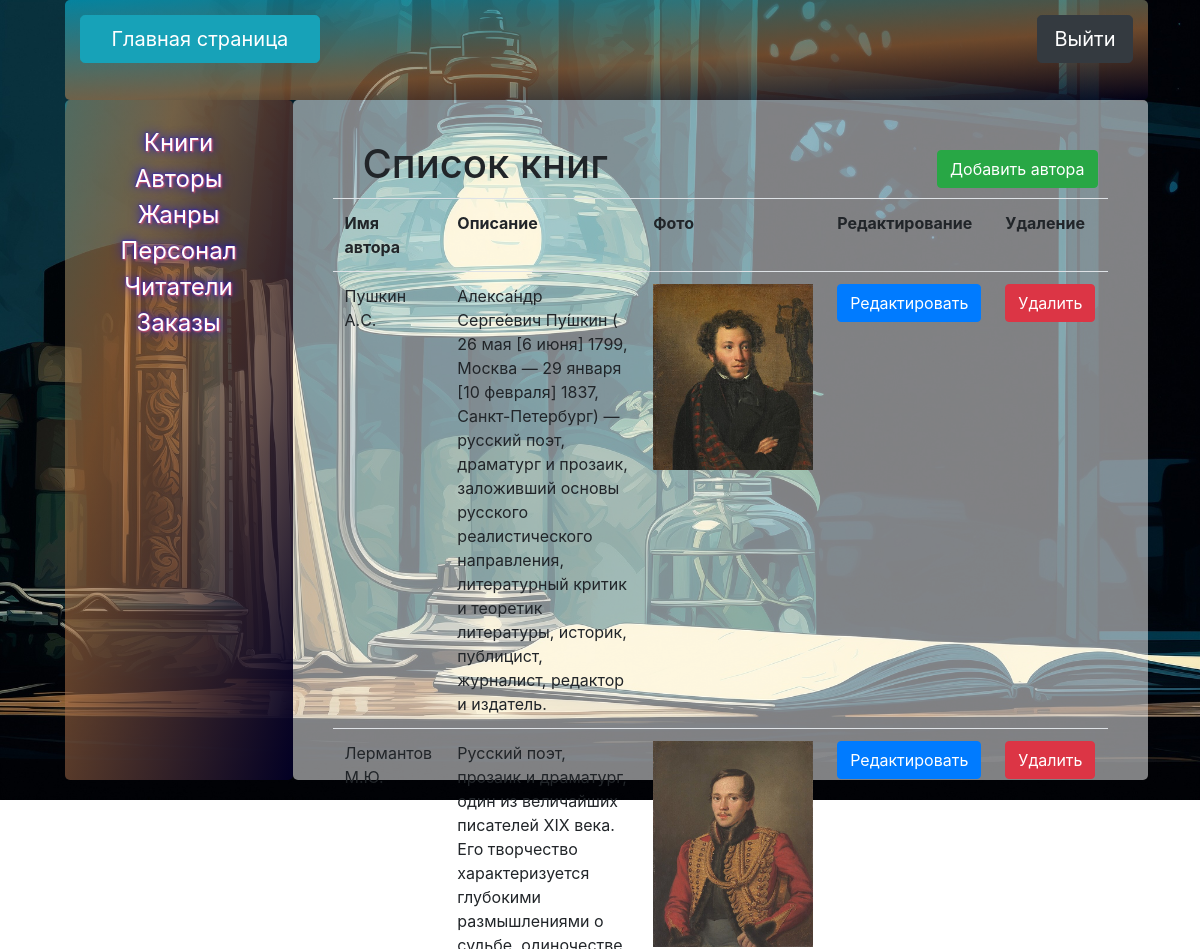
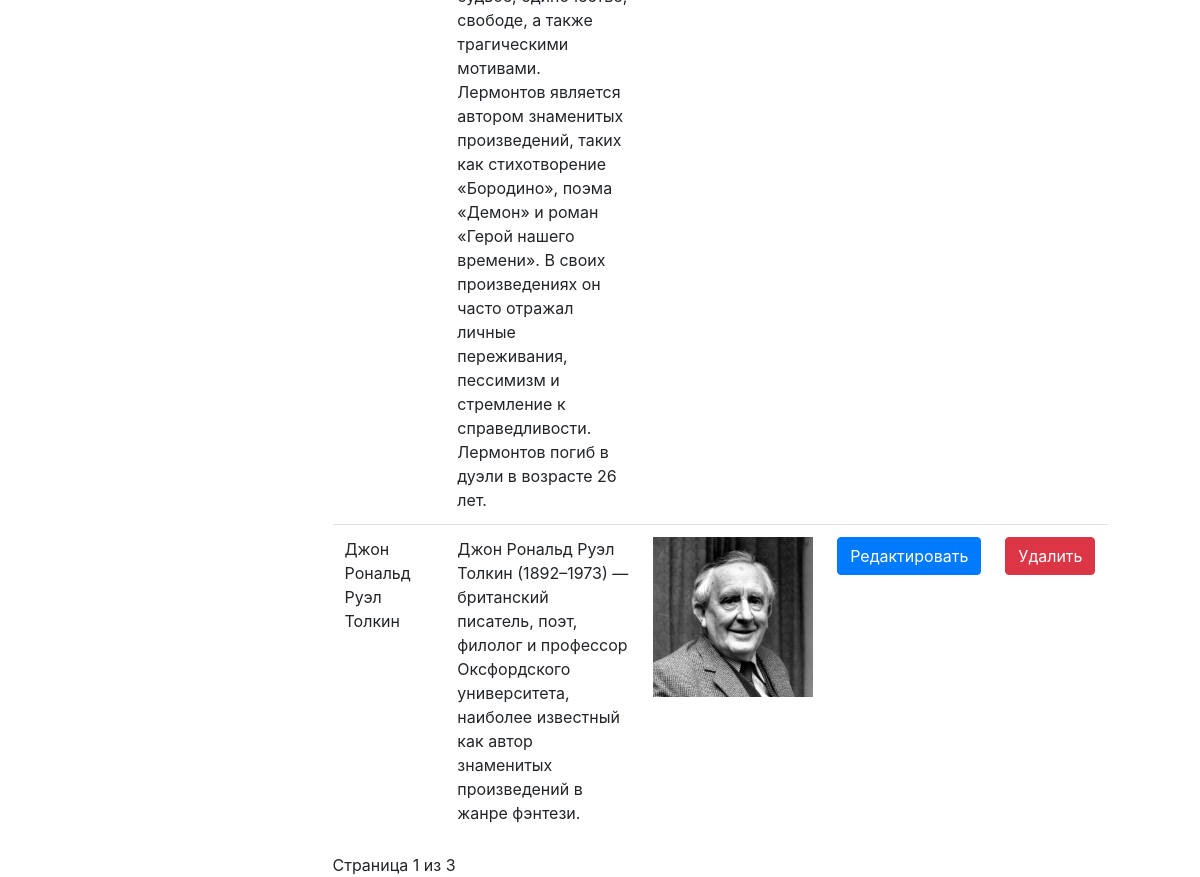
Screenshot of /users/authors/ (signed in) with the database file from the repository (2 pictures, top to bottom).
### authors/models.py (models this page shows, shortened)
class Authors(models.Model):
    name = models.CharField(max_length=255, blank=True, null=True)
    description = models.CharField(max_length=255, default='No description', blank=True, null=True)
    slug = models.SlugField(default="", null=False)
    banner = models.ImageField(default="Гоголь.jpg", blank=True)

### users/views.py (the view)
# urls.py: path('authors/',views.authors_list, name='authors_list'),
@login_required
def authors_list(request):
    authors = Authors.objects.all()
    paginator = Paginator(authors, 3)  # Показать 3 авторов на странице
    page_number = request.GET.get('page')
    page_obj = paginator.get_page(page_number)
    return render(request,'users/authors/authors_list.html',{'page_obj':page_obj})

### users/templates/users/authors/authors_list.html (shortened to what this page needs)
{% extends 'admin.html' %}
{% block admin %}
<div class="box-author">
    <div class="create">
        <h1>Список книг</h1>
        <button type="button" class="btn btn-success"><a href="{% url 'users:author_create' %}">Добавить автора</a></button>
    </div>
    <table class="table">
        <tr>
            <th>Имя автора</th>
            <th>Описание</th>
            <th>Фото</th>
            <th>Редактирование</th>
            <th>Удаление</th>
        </tr>
        {% for author in page_obj %}
        <tr>
            <td>{{ author.name }}</td>
            <td>{{ author.description }}</td>
            <td>
                {% if author.banner %}
                    <img src="{{ author.banner.url }}" alt="author-portret" width="160px">
                {% else %}
                    <img src="/path/to/default/image.jpg" alt="default-author-portret" width="160px">
                {% endif %}
            </td>
            <td><button type="button" class="btn btn-primary"><a href="{% url 'users:author_update' author.pk %}">Редактировать</a></button></td>
            <td><button type="button" class="btn btn-danger"><a href="{% url 'users:author_delete' author.pk %}">Удалить</a></button></td>
        </tr>
        {% endfor %}
    </table>
    <div class="pagination">
        <span class="step-links">
            <span>Страница {{ page_obj.number }} из {{ page_obj.paginator.num_pages }}</span>
            {% if page_obj.has_next %}
                <a href="?page={{ page_obj.next_page_number }}">Следующая</a>
                <a href="?page={{ page_obj.paginator.num_pages }}">Последняя &raquo;</a>
            {% endif %}
        </span>
    </div>
</div>
{% endblock %}

### Library/static/library/css/main.css (style rules this page uses)
* { box-sizing: border-box; margin: 0; padding: 0; }
body { background: url(../img/admin.jpg); background-size: cover; background-repeat: no-repeat; }
.containerr .content .info a { text-decoration: none; }
.containerr .create { display: flex; justify-content: space-between; }
.containerr .create h1 { margin-left: 30px; }
.containerr .create button { margin: 10px; }
.containerr a { color: #fff; }
.containerr .content .info .box-author,.box-delete,.box-update-author { margin: 40px; }

### rows the page displays
Authors: name "Пушкин А.C.", description "Алекса́ндр Серге́евич Пу́шкин ( 26 мая [6 июня] 1799, Москва — 29 января [10 февраля] 1837, Санкт-Петербург) — русский поэт, драматург и прозаик, заложивший основы русского реалистического направления, литературный критик и теоретик литературы, историк, публицист, журналист, редактор и издатель.", banner (picture)
Authors: name "Лермантов М.Ю.", description "Русский поэт, прозаик и драматург, один из величайших писателей XIX века. Его творчество характеризуется глубокими размышлениями о судьбе, одиночестве, свободе, а также трагическими мотивами. Лермонтов является автором знаменитых произведений, таких как стихотворение «Бородино», поэма «Демон» и роман «Герой нашего времени». В своих произведениях он часто отражал личные переживания, пессимизм и стремление к справедливости. Лермонтов погиб в дуэли в возрасте 26 лет.", banner (picture)
Authors: name "Джон Рональд Руэл Толкин", description "Джон Рональд Руэл Толкин (1892–1973) — британский писатель, поэт, филолог и профессор Оксфордского университета, наиболее известный как автор знаменитых произведений в жанре фэнтези.", banner (picture)

### other values shown
{{ page_obj.number }} "1"
{{ page_obj.paginator.num_pages }} "3"
